Frame 1 (no input): blank canvas, image omitted
Frame 60 (the mouse pressed at the canvas centre just before this capture): blank canvas, image omitted
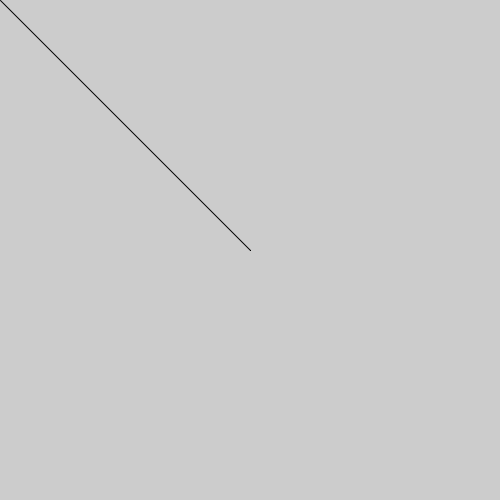
Frame 120 (the mouse held since frame 60 and released just before this capture)

The Processing sketch whose frames 1 and 60 were blank and that drew this single picture after the mouse press (run headless with seeded random() and noise(); from frame 60 on, the mouse is pressed at the canvas centre):

// Processing sketch: week01_3
// ── week01_3.pde
//week01_3_painter_if_mousePressed_line_if_mouseButton
//想做一個(簡單的)小畫家，用mouse畫圖
void setup(){
  size(500,500);
}

void draw(){
  if (mouseButton == LEFT)stroke(255,0,0); // 左鍵紅色
  if (mouseButton == CENTER)stroke(0,255,0); // 中鍵紅色
  if (mouseButton == RIGHT)stroke(0,0,255); // 右鍵紅色
  if (mousePressed)line(mouseX,mouseY,pmouseX,pmouseY);
//按下去時(用剛剛的色彩)畫線mouse座標、之前mouse座標
}
//不懂的字，可以選它，右鍵find in reference尋找
